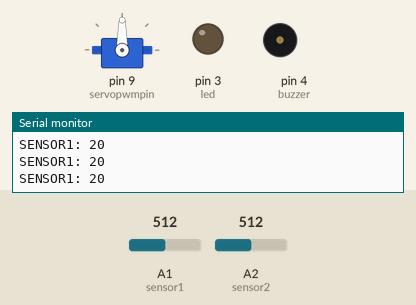
This sketch was run on a simulated Arduino Uno, built with avr-gcc and run on an emulated ATmega328P. On the bench: servo, output pins drawn as LEDs (lit = HIGH), buzzer (waves = sounding, pin HIGH), the last lines printed to the serial monitor. The inputs (shaded band) are chosen by the test bench; at power-on: A2 (sensor2) = 512, A1 (sensor1) = 512.

Above: at 1.2 s.
1.3 s: A2 (sensor2) set to 404
2.8 s: A2 (sensor2) set to 386
At 2.95 s:
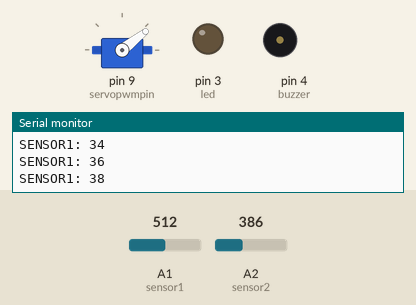
5.8 s: A2 (sensor2) set to 657
7.3 s: A2 (sensor2) set to 681
At 7.46 s:
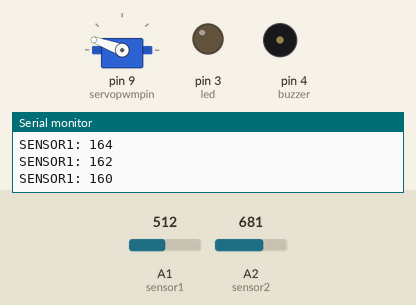
At 9.4 s:
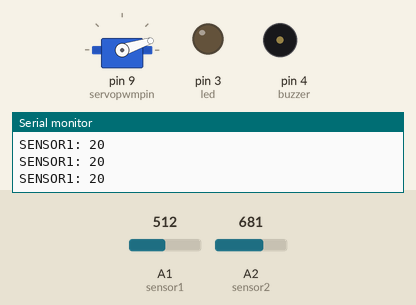
10.3 s: A1 (sensor1) set to 540
13.3 s: A1 (sensor1) set to 900
At 14.8 s:
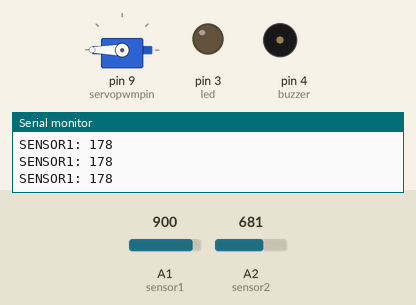
Timing chart, 0 to 16.3 s (numbered marks = the images above; inputs shaded):
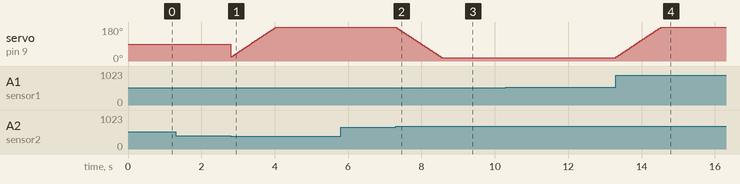

The sketch:

Solar_Detector.ino
```cpp
#include<Servo.h>
Servo myservo;
int servopwmpin = 9;
int sensor1 = A1;
int sensor2 = A2;
int led = 3;
int buzzer = 4;
int pos = 20;
void setup() {
  // put your setup code here, to run once:
  Serial.begin(9600);
  pinMode(led, OUTPUT);
  pinMode(buzzer, OUTPUT);
  myservo.attach(servopwmpin);

}

void loop() {
  // put your main code here, to run repeatedly:
  int state1 = analogRead(sensor1);
  int state2 = analogRead(sensor2);
  if (state1 >= 400 && state1>= (state2 + 0.3*state2))
  {
    pos += 2;
    myservo.write(pos);
    delay(15);
    //digitalWrite(led, 1);
    //digitalWrite(buzzer, 0);
  }
  if (state2 >= 400 && state2>= (state1 + 0.3*state1))
  {
    pos -= 2;
    myservo.write(pos);
    delay(15);
    //digitalWrite(led, 0);
    //digitalWrite(buzzer, 1);
  }
  if (pos >= 178)
  {
    pos = 178;
    delay(15);
  }
  if (pos<= 20)
  {
    pos = 20;
    delay(15);
  }
  //if (state1 <=390 && state2 <= 390)
  //{
    //pos == pos;
    //digitalWrite(led, 0);
    //digitalWrite(buzzer, 0);
  //}
  Serial.print("SENSOR1: ");
  Serial.println(pos);
  //Serial.print("\t");
  //Serial.print("SENSOR2: ");
  //Serial.println(state2);
}
```

Measured:
- the behaviour switches between 394 and 393 on A2 (sensor2) (found by bisection; images 0 and 1)
- the behaviour switches between 665 and 666 on A2 (sensor2) (found by bisection; images 1 and 2)
- after the input at 7.3 s, servo on pin 9 (servopwmpin): moves from 180° to 18° over 1.2 s, starting at once
- after the input at 13.3 s, servo on pin 9 (servopwmpin): moves from 18° to 180° over 1.2 s, starting at once
